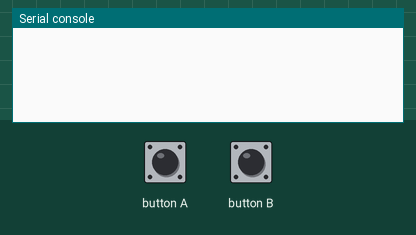
This program was run on a simulated BBC micro:bit running MicroPython. On the bench: the last lines printed to the serial console. Inputs (shaded band) come from the test bench. Random numbers come from a fixed seed; no radio messages arrive unless stated (any console line starting 'radio sent:' is added by the test bench).

Above: at 1.2 s.
1.3 s: button A pressed for 0.15 s
At 2.0 s:
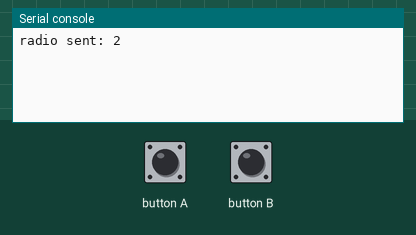
2.9 s: button B pressed for 0.15 s
At 4.1 s:
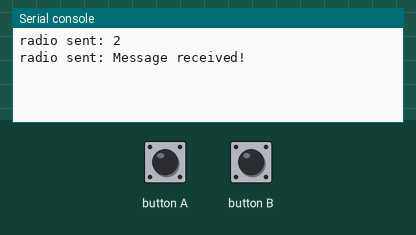
4.5 s: button B pressed for 1 s
At 5.6 s:
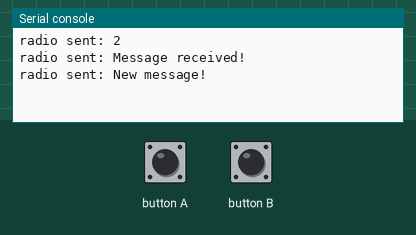
7.0 s: button B pressed for 3.2 s
At 11.1 s:
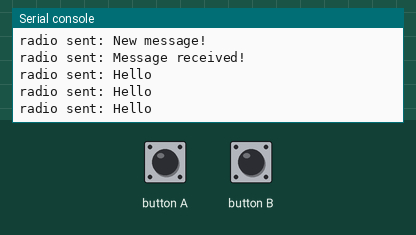
11.7 s: button B pressed for 3.2 s
At 13.0 s:
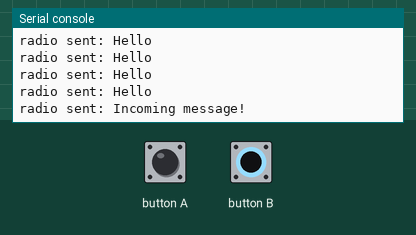
16.4 s: button A pressed for 1 s
At 17.1 s:
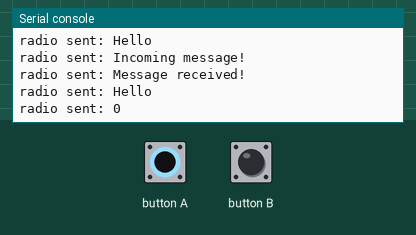

The program:

Broadcast_Communications_Task3_Sender.py
```python
# Task 3:

from microbit import *
import radio
import random

radio.on()
# List of strings that can be sent
stringlist = ["Message received!", "Incoming message!", "New message!", "Hello"]

while True:
    # Press button A to send a number
    if button_a.is_pressed():
        # Choose a random number between 0-9
        number = str(random.randint(0, 9))
        radio.send(number)
        sleep(1000)
    # Press button B to choose a random string to send
    elif button_b.is_pressed():
        string = random.choice(stringlist)
        radio.send(string)
        sleep(1000)
```

Measured:
- after the input at 1.3 s, the serial console: prints a new line at once (image 1)
- after the input at 2.9 s, the serial console: prints a new line at once (image 2)
- after the input at 4.5 s, the serial console: prints a new line at once (image 3)
- after the input at 7.0 s, the serial console: prints a new line at once (image 4)
- after the input at 11.7 s, the serial console: prints a new line after 1.0 s (image 5)
- after the input at 16.4 s, the serial console: prints a new line at once (image 6)
